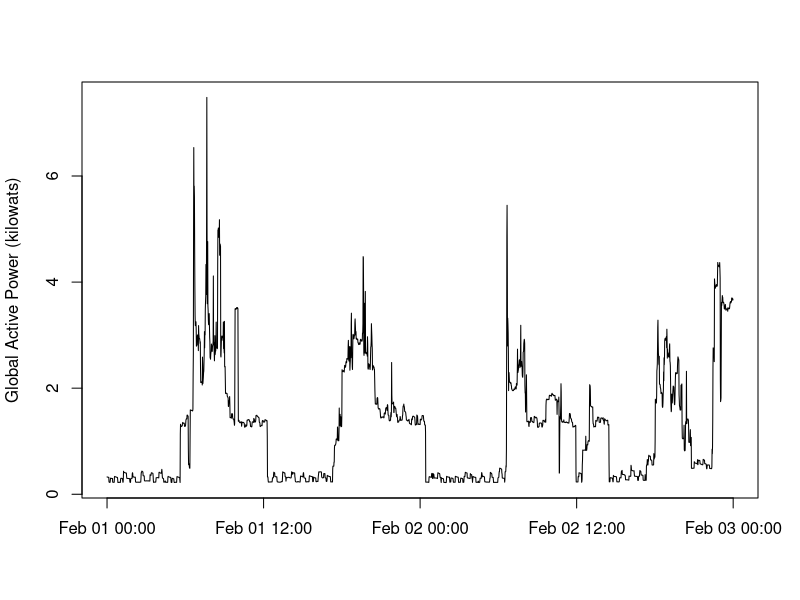

Source code (R):
# Plot 2
# Execute etl.R to download and clean data

power <- read.csv("household_power_consumption_2007-02-01-02.csv")
power <- transform(power, 
                   datetime = as.POSIXct(paste(as.Date(Date, "%d/%m/%Y"), Time)))

png("plot2.png", width = 480, height = 480)
with(power, plot(datetime, Global_active_power, type = "l",
     main = NA,
     xlab = NA,
     ylab = "Global Active Power (kilowats)"))
dev.off()
